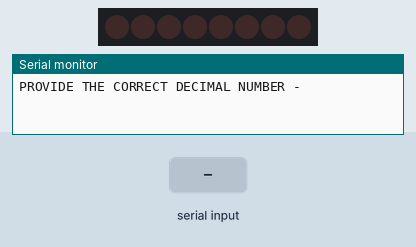
Bench run of a sketch on a simulated Arduino Uno, built with avr-gcc and run on an emulated ATmega328P. On the bench: 8 shift-register outputs drawn as a row of LEDs (first output left, lit = HIGH), the last lines printed to the serial monitor. Wiring (inferred from the names in the program): shift register (74HC595): data pin 12; shift clock pin 9; latch pin 11. Wiring (inferred from the signals the program sends): row of LEDs: on Q0, Q1, Q2, Q3, Q4, Q5, Q6, Q7. The test bench sets the inputs (shaded band). Random numbers use the default seed unless the sketch sets one.

Above: at 1.2 s.
1.3 s: "90,45\n" received over Serial
At 4.1 s:
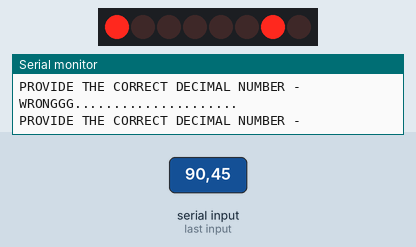
4.3 s: "30,150\n" received over Serial
At 7.1 s:
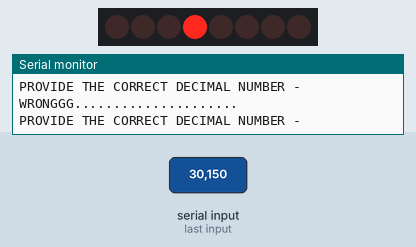
7.3 s: "90,45\n" received over Serial
At 10.0 s:
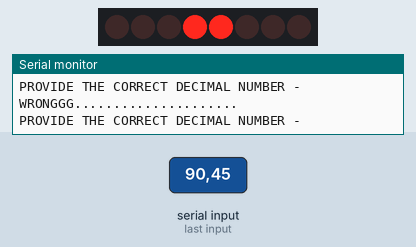
12.8 s: "30,150\n" received over Serial
At 15.4 s:
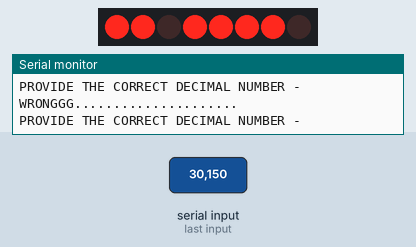
15.8 s: "90,45\n" received over Serial
At 18.6 s:
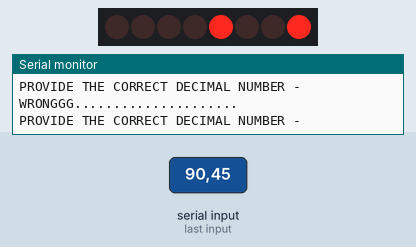
18.8 s: "30,150\n" received over Serial
At 21.1 s:
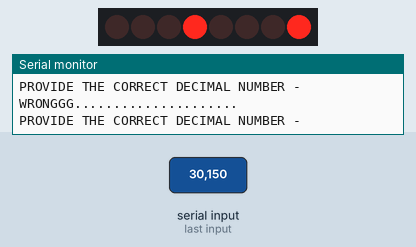
Timing chart, 0 to 24.3 s (numbered marks = the images above; inputs shaded):
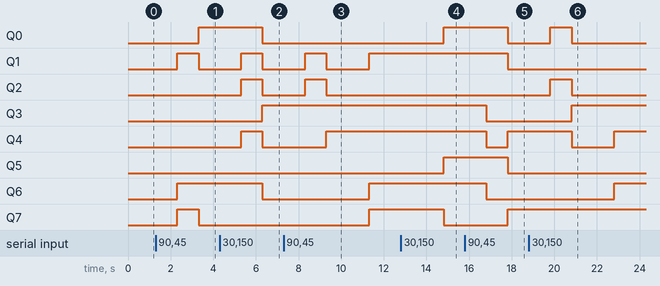

Measured:
- after the input at 1.3 s, Q0: LOW → HIGH after 2.0 s; Q1, Q7: LOW → HIGH after 1.0 s, → LOW 1.0 s later; Q6: LOW → HIGH after 1.0 s
- after the input at 12.8 s, Q0, Q5: LOW → HIGH after 2.0 s; Q7: HIGH → LOW after 2.0 s

The sketch:

34_SHIFT_QUIZ_GAME.ino
```cpp
int latchPin = 11;
int clockPin = 9;
int dataPin = 12;
byte data;
int decimalNumber;
byte convertedNumber;

void setup(){
  pinMode(latchPin, OUTPUT);
  pinMode(clockPin, OUTPUT);
  pinMode(dataPin, OUTPUT);
  Serial.begin(9600);
  randomSeed(analogRead(0));
}

void loop(){
  data = random(0, 256);
  Serial.println("PROVIDE THE CORRECT DECIMAL NUMBER - ");
  digitalWrite(latchPin, LOW);
  shiftOut(dataPin, clockPin, LSBFIRST, data);
  digitalWrite(latchPin, HIGH);

  // now take in user input
  while(Serial.available() == 0){
    // hang around
  }
  decimalNumber = Serial.parseInt();
  convertedNumber = decimalNumber;
  if(convertedNumber == data){
    Serial.println("CORRECTT!!!!!!!!!!!!!!!!!");
  }else{
    Serial.println("WRONGGG.....................");
  }
  delay(1000);
}
```
